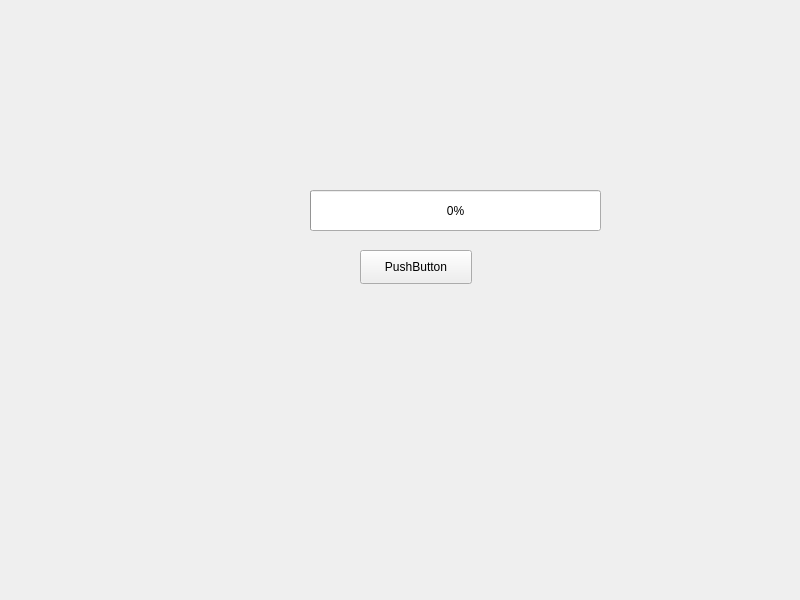
<?xml version="1.0" encoding="UTF-8"?>
<ui version="4.0">
 <class>Widget</class>
 <widget class="QWidget" name="Widget">
  <property name="geometry">
   <rect>
    <x>0</x>
    <y>0</y>
    <width>800</width>
    <height>600</height>
   </rect>
  </property>
  <property name="windowTitle">
   <string>Widget</string>
  </property>
  <widget class="QPushButton" name="pushButton">
   <property name="geometry">
    <rect>
     <x>360</x>
     <y>250</y>
     <width>112</width>
     <height>34</height>
    </rect>
   </property>
   <property name="text">
    <string>PushButton</string>
   </property>
  </widget>
  <widget class="QProgressBar" name="progressBar">
   <property name="geometry">
    <rect>
     <x>310</x>
     <y>190</y>
     <width>291</width>
     <height>41</height>
    </rect>
   </property>
   <property name="value">
    <number>0</number>
   </property>
  </widget>
 </widget>
 <resources/>
 <connections/>
</ui>
